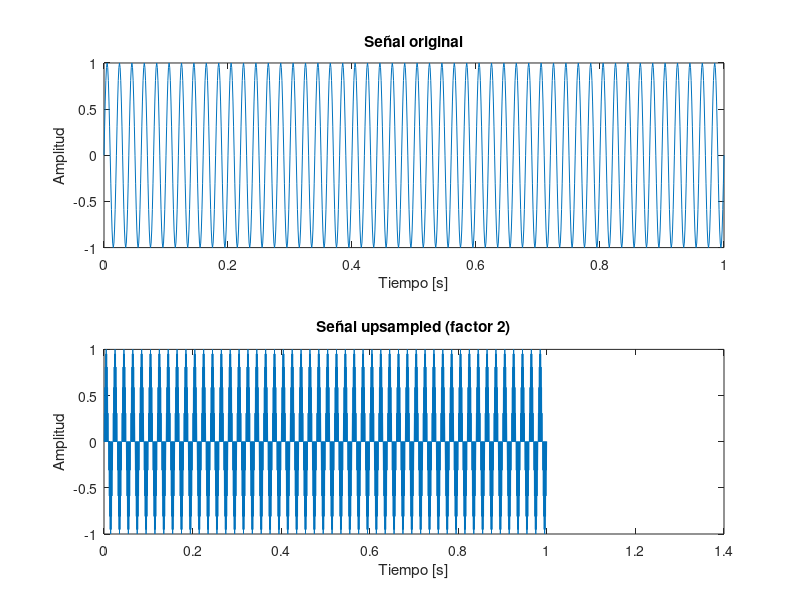

Write the MATLAB code that produced this figure.
% Parámetros
Fs = 1000;  % Frecuencia de muestreo original
t = 0:1/Fs:1;  % Tiempo
f = 50;  % Frecuencia de la señal

% Señal original
x = sin(2 * pi * f * t);

% Upsampling
L = 2;  % Factor de upsampling
y_upsampled = upsample(x, L);

% Vector de tiempo ajustado para la señal upsampled
t_upsampled = 0:1/(Fs*L):(length(y_upsampled)-1)/(Fs*L);

% Gráfica
subplot(2,1,1);
plot(t, x);
title('Señal original');
xlabel('Tiempo [s]');
ylabel('Amplitud');

subplot(2,1,2);
plot(t_upsampled, y_upsampled);
title(['Señal upsampled (factor ', num2str(L), ')']);
xlabel('Tiempo [s]');
ylabel('Amplitud');
